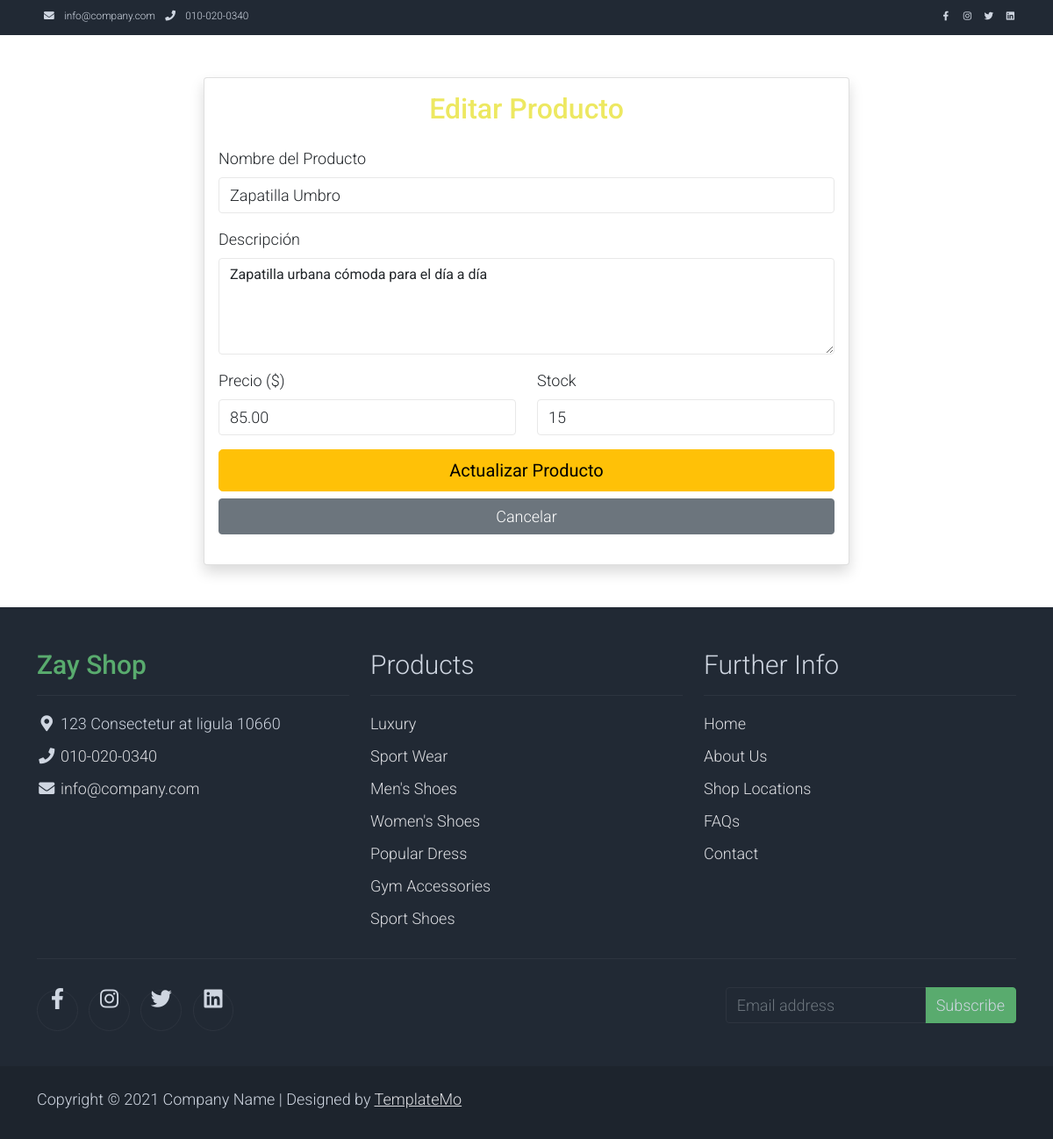
The page /admin/updateProduct.php?id=2 (signed in) on the database its author committed.
### tables this page shows
CREATE TABLE productos (
    id INT AUTO_INCREMENT PRIMARY KEY,
    nombre VARCHAR(255),
    descripcion TEXT,
    precio DECIMAL(10,2),
    imagen VARCHAR(255),
    stock INT DEFAULT 0,
    activo TINYINT(1) DEFAULT 1
);

### Data/dataProduct.php (called while the page is built, shortened)
<?php
class DataProduct {
    public function getById($id) {
        try {
            $conexion = Conexion::conectar();
            $sql = "SELECT * FROM productos WHERE id = ?";
            $stmt = $conexion->prepare($sql);
            $stmt->execute([$id]);
            return $stmt->fetch(PDO::FETCH_ASSOC);
        } catch (PDOException $e) {
            error_log("Error al obtener producto: " . $e->getMessage());
            return false;
        }
    }
}
?>

### admin/updateProduct.php (the view, shortened to what this page needs)
<?php
require_once "../Data/dataProduct.php";
$dataProduct = new DataProduct();
$id = intval($_GET['id'] ?? 0);
$producto = $dataProduct->getById($id);
include "../View/includes/head.php";
include "../View/includes/menu.php";
?>
<div class="container py-5">
    <div class="row justify-content-center">
        <div class="col-md-8">
            <div class="card shadow">
                <div class="card-body">
                    <h2 class="text-center text-warning mb-4">Editar Producto</h2>
                    <form method="POST">
                        <div class="mb-3">
                            <label class="form-label">Nombre del Producto</label>
                            <input type="text" name="nombre" class="form-control" value="<?php echo htmlspecialchars($producto['nombre']); ?>" required>
                        </div>
                        <div class="mb-3">
                            <label class="form-label">Descripción</label>
                            <textarea name="descripcion" class="form-control" rows="4" required><?php echo htmlspecialchars($producto['descripcion']); ?></textarea>
                        </div>
                        <div class="row">
                            <div class="col-md-6 mb-3">
                                <label class="form-label">Precio ($)</label>
                                <input type="number" name="precio" class="form-control" step="0.01" value="<?php echo $producto['precio']; ?>" required>
                            </div>
                            <div class="col-md-6 mb-3">
                                <label class="form-label">Stock</label>
                                <input type="number" name="stock" class="form-control" value="<?php echo $producto['stock']; ?>" required>
                            </div>
                        </div>
                        <div class="d-grid gap-2">
                            <button type="submit" class="btn btn-warning btn-lg">Actualizar Producto</button>
                            <a href="products.php" class="btn btn-secondary">Cancelar</a>
                        </div>
                    </form>
                </div>
            </div>
        </div>
    </div>
</div>
<?php include "../View/includes/footer.php"; ?>

### View/css/templatemo.css (style rules this page uses)
body, ul, li, p, a, label, input, div { font-family: 'Roboto', sans-serif; font-size: 18px !important; font-weight: 300 !important; }
.text-warning { color: #ede861 !important; }
.form-control { border: 1px solid #e8e8e8; }

### rows shown on the page
productos: nombre "Zapatilla Umbro", descripcion "Zapatilla urbana cómoda para el día a día", precio "85.00", stock "15"
